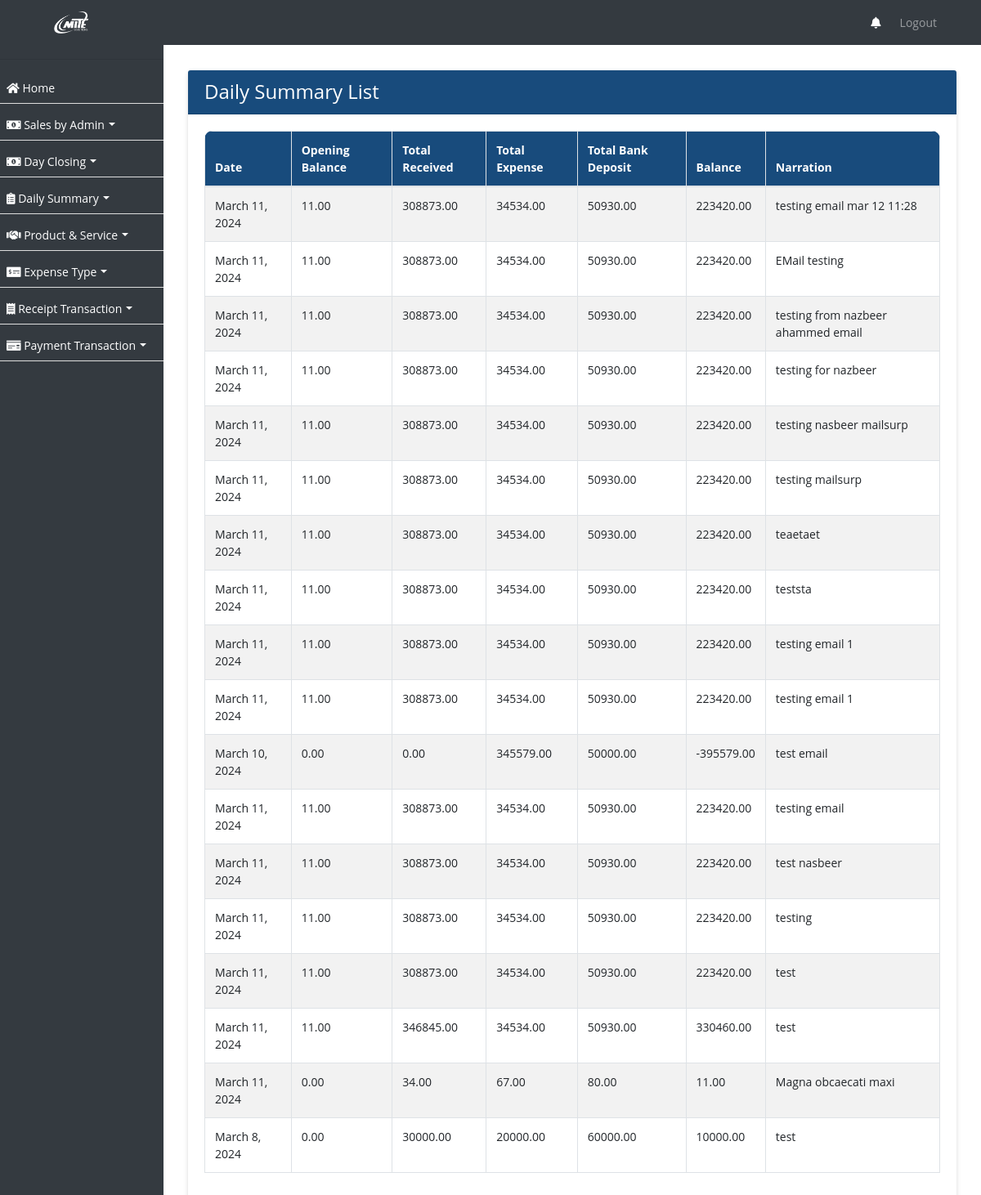
The app's page /daily-summary/, older data.
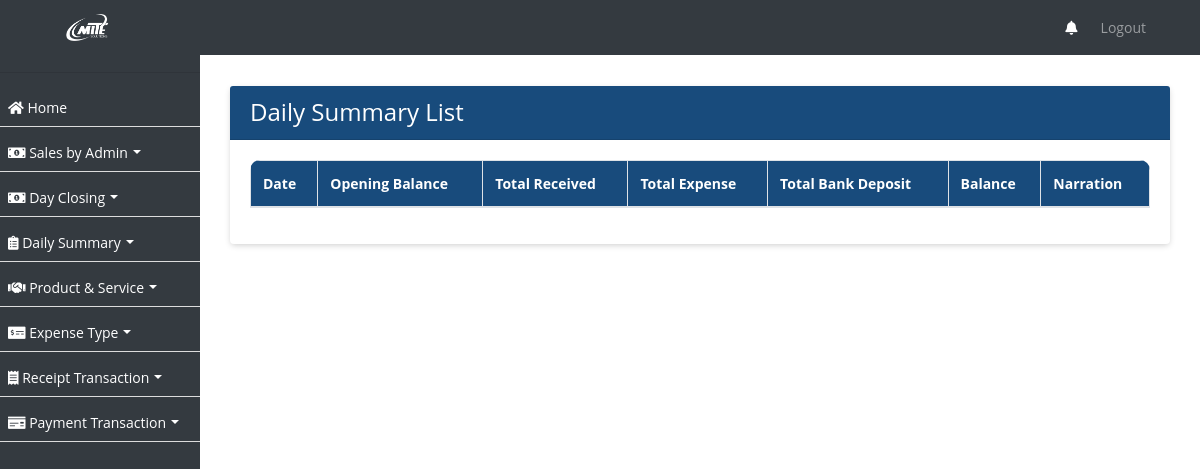
The same page, newer data.
### ezshopapp/models.py (models this page shows, shortened)
class DailySummary(models.Model):
    date = models.DateField()
    opening_balance = models.DecimalField(max_digits=10, decimal_places=2, null=True, blank=True)
    total_received_amount = models.DecimalField(max_digits=10, decimal_places=2)
    total_expense_amount = models.DecimalField(max_digits=10, decimal_places=2)
    total_bank_deposit = models.DecimalField(max_digits=10, decimal_places=2)
    balance = models.DecimalField(max_digits=10, decimal_places=2)
    narration = models.TextField()
    created_on = models.DateTimeField(auto_now_add=True, null=True)

### ezshopapp/views.py (the view)
# urls.py: path('daily-summary/', DailySummaryListView.as_view(), name='daily_summary_list'),
class DailySummaryListView(ListView):
    model = DailySummary
    template_name = 'daily_summary_list.html'
    def get_queryset(self):
        return DailySummary.objects.order_by('-created_on')

### ezshopapp/templates/daily_summary_list.html (shortened to what this page needs)
{% extends 'base.html' %}
{% block content %}
<div class="container">
  <div class="card">
    <div class="card-header">
      <h4 class="mb-0 text-white">Daily Summary List</h4>
    </div>
    <div class="card-body">
      <div class="table-responsive">
      <table class="table table-bordered table-striped nowrap " id="dailysummary">
        <thead>
          <tr>
            <th scope="col">Date</th>
            <th scope="col">Opening Balance</th>
            <th scope="col">Total Received</th>
            <th scope="col">Total Expense</th>
            <th scope="col">Total Bank Deposit</th>
            <th scope="col">Balance</th>
            <th scope="col">Narration</th>
          </tr>
        </thead>
        <tbody>
          {% for summary in object_list %}
            <tr>
              <td>{{ summary.date }}</td>
              <td>{{ summary.opening_balance }}</td>
              <td>{{ summary.total_received_amount }}</td>
              <td>{{ summary.total_expense_amount }}</td>
              <td>{{ summary.total_bank_deposit }}</td>
              <td>{{ summary.balance }}</td>
              <td>{{ summary.narration }}</td>
            </tr>
          {% endfor %}
        </tbody>
      </table>
    </div>
    </div>
  </div>
</div>
{% endblock %}

Row changes from the older to the newer data that the page shows:
removed DailySummary: date "March 11, 2024", opening_balance "11.00", total_received_amount "308873.00", total_expense_amount "34534.00", total_bank_deposit "50930.00", balance "223420.00", narration "testing email mar 12 11:28"
removed DailySummary: date "March 11, 2024", opening_balance "11.00", total_received_amount "308873.00", total_expense_amount "34534.00", total_bank_deposit "50930.00", balance "223420.00", narration "EMail testing"
removed DailySummary: date "March 11, 2024", opening_balance "11.00", total_received_amount "308873.00", total_expense_amount "34534.00", total_bank_deposit "50930.00", balance "223420.00", narration "testing from nazbeer ahammed email"
removed DailySummary: date "March 11, 2024", opening_balance "11.00", total_received_amount "308873.00", total_expense_amount "34534.00", total_bank_deposit "50930.00", balance "223420.00", narration "testing for nazbeer"
removed DailySummary: date "March 11, 2024", opening_balance "11.00", total_received_amount "308873.00", total_expense_amount "34534.00", total_bank_deposit "50930.00", balance "223420.00", narration "testing nasbeer mailsurp"
removed DailySummary: date "March 11, 2024", opening_balance "11.00", total_received_amount "308873.00", total_expense_amount "34534.00", total_bank_deposit "50930.00", balance "223420.00", narration "testing mailsurp"
removed DailySummary: date "March 11, 2024", opening_balance "11.00", total_received_amount "308873.00", total_expense_amount "34534.00", total_bank_deposit "50930.00", balance "223420.00", narration "teaetaet"
removed DailySummary: date "March 11, 2024", opening_balance "11.00", total_received_amount "308873.00", total_expense_amount "34534.00", total_bank_deposit "50930.00", balance "223420.00", narration "teststa"
removed DailySummary: date "March 11, 2024", opening_balance "11.00", total_received_amount "308873.00", total_expense_amount "34534.00", total_bank_deposit "50930.00", balance "223420.00", narration "testing email 1"
removed DailySummary: date "March 11, 2024", opening_balance "11.00", total_received_amount "308873.00", total_expense_amount "34534.00", total_bank_deposit "50930.00", balance "223420.00", narration "testing email 1"
removed DailySummary: date "March 10, 2024", opening_balance "0.00", total_received_amount "0.00", total_expense_amount "345579.00", total_bank_deposit "50000.00", balance "-395579.00", narration "test email"
removed DailySummary: date "March 11, 2024", opening_balance "11.00", total_received_amount "308873.00", total_expense_amount "34534.00", total_bank_deposit "50930.00", balance "223420.00", narration "testing email"
removed DailySummary: date "March 11, 2024", opening_balance "11.00", total_received_amount "308873.00", total_expense_amount "34534.00", total_bank_deposit "50930.00", balance "223420.00", narration "test nasbeer"
removed DailySummary: date "March 11, 2024", opening_balance "11.00", total_received_amount "308873.00", total_expense_amount "34534.00", total_bank_deposit "50930.00", balance "223420.00", narration "testing"
removed DailySummary: date "March 11, 2024", opening_balance "11.00", total_received_amount "308873.00", total_expense_amount "34534.00", total_bank_deposit "50930.00", balance "223420.00", narration "test"
removed DailySummary: date "March 11, 2024", opening_balance "11.00", total_received_amount "346845.00", total_expense_amount "34534.00", total_bank_deposit "50930.00", balance "330460.00", narration "test"
removed DailySummary: date "March 11, 2024", opening_balance "0.00", total_received_amount "34.00", total_expense_amount "67.00", total_bank_deposit "80.00", balance "11.00", narration "Magna obcaecati maxi"
removed DailySummary: date "March 8, 2024", opening_balance "0.00", total_received_amount "30000.00", total_expense_amount "20000.00", total_bank_deposit "60000.00", balance "10000.00", narration "test"
